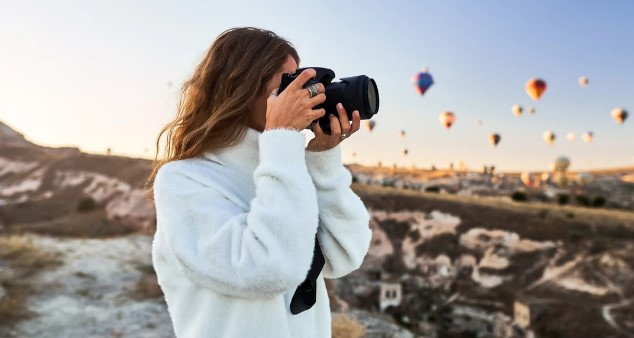
#> input picture Input/taking_picture.jpg, 634 x 338 px
$ python Edge_Detection.py
#> lines starting #> are read from the running program, lines starting #| are printed output that depends on the picture
"""
Following is black and white Lena image.

1. Compare the Edge detection performances with Sobel, Robert, Prewitt, LOG operators:
2. Describe their characteristic differences based on your simulation results
"""

# 필요한 라이브러리 및 모듈 import
from PIL import Image
import numpy as np
import matplotlib.pyplot as plt
from typing import Union

import cv2

# 이미지를 열고 흑백으로 변환
img = Image.open('Input/taking_picture.jpg').convert('L')
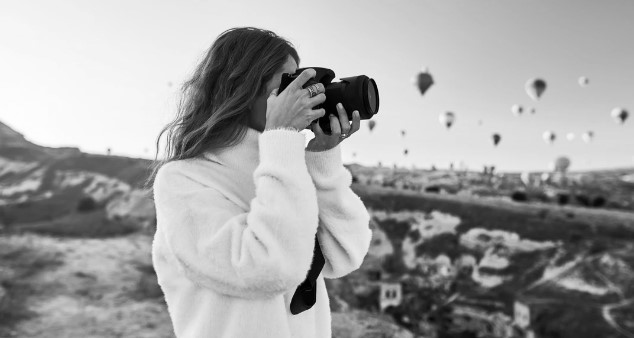
#> img: PIL image 634x338 L; min 0, max 254, mean 161.9
img = np.array(img)

# roberts_1 = np.array([[ 1, 0],
#                       [ 0,-1]])

# roberts_2 = np.array([[ 0, 1],
#                       [-1, 0]])
# prewitt_x = np.array([[-1, 0, 1],
#                       [-1, 0, 1],
#                       [-1, 0, 1]])

# prewitt_y = np.array([[ 1, 1, 1],
#                       [ 0, 0, 0],
#                       [-1,-1,-1]])

gaussian = np.array([[0.075, 0.124, 0.075],
                    [0.124, 0.204, 0.124],
                    [0.075, 0.124, 0.075]])


sobel_x = np.array([[-1, 0, 1],
                    [-2, 0, 2],
                    [-1, 0, 1]])

sobel_y = np.array([[ 1, 2, 1],
                    [ 0, 0, 0],
                    [-1,-2,-1]])

LoG_3_1 = np.array([[ 0,-1, 0],
                    [-1, 4,-1],
                    [ 0,-1, 0]])

LoG_3_2 = np.array([[-1,-1,-1],
                    [-1, 8,-1],
                    [-1,-1,-1]])

LoG_5 = np.array([[ 0, 0,-1, 0, 0],
                  [ 0,-1,-2,-1, 0],
                  [-1,-2,16,-2,-1],
                  [ 0,-1,-2,-1, 0],
                  [ 0, 0,-1, 0, 0]])

LoG_9 = np.array([[ 0, 1, 1,  2,  2,  2, 1, 1, 0],
                  [ 1, 2, 4,  5,  5,  5, 4, 2, 1],
                  [ 1, 4, 5,  3,  0,  3, 5, 4, 1],
                  [ 2, 5, 3,-12,-24,-12, 3, 5, 2],
                  [ 2, 5, 0,-24,-40,-24, 0, 5, 2],
                  [ 2, 5, 3,-12,-24,-12, 3, 5, 2],
                  [ 1, 4, 5,  3,  0,  3, 5, 4, 1],
                  [ 1, 2, 4,  5,  5,  5, 4, 2, 1],
                  [ 0, 1, 1,  2,  2,  2, 1, 1, 0]])


# edge detection 결과
# [52 lines left out: functions show, edge_detection, not called in this run]


# [14 lines of commented-out code are left out]

def gaussian_filter(filter_size, sigma):
    # get numpy array with identical values in both directions (axis)
    y, x = np.ogrid[-filter_size:filter_size+1, -filter_size:filter_size+1]

    # get 3 x 3 matrix based on x and y, then use equation shown to compute filter
    filter_ = np.exp(-(x**2 + y**2) / (2 * sigma**2)) / (2 * np.pi * sigma**2)

    # comment out if you want to see what is going on.
    print(f'x looks: {x}\n y looks: \n{y}\n')
    print('x**2 looks: {0}\n y**2 looks: \n{1}\n'.format(x**2, y**2))
    print('By the property of numpy array, x**2 + y**2 is: \n{}'.format(x**2 + y**2))

    return filter_


# double derivative kernels
# [44 lines left out: functions laplacian_filter, laplacian_edge_detection, not called in this run]

#laplacian_img = laplacian_edge_detection(image_mug, 'laplacian', 20)
#plot_image(laplacian_img, 'Laplacian edged image')

a = gaussian_filter(1,1)
print(a)

#edge_detection(img, LoG_5, np.zeros_like(LoG_5), threshold=400)

$ run again, with Input/cat.jpg copied over Input/taking_picture.jpg
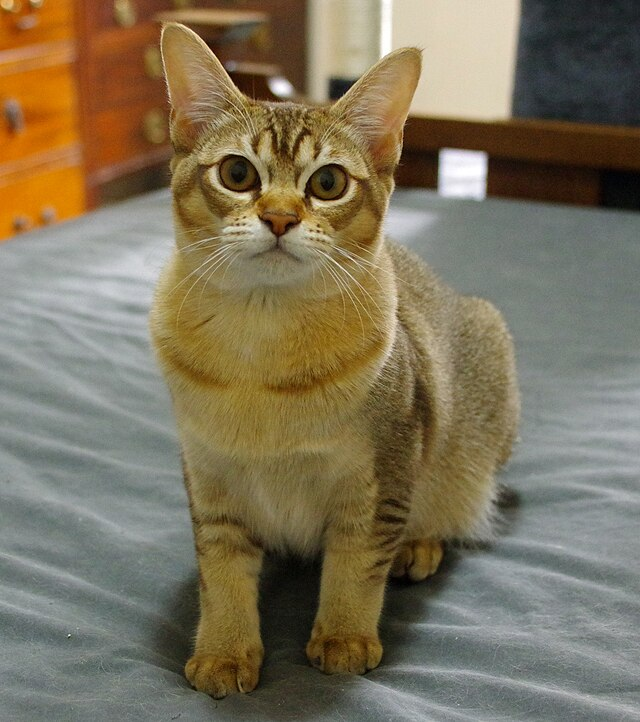
#> input picture Input/cat.jpg, 640 x 722 px
#> `img = Image.open('Input/taking_picture.jpg').convert('L')`:
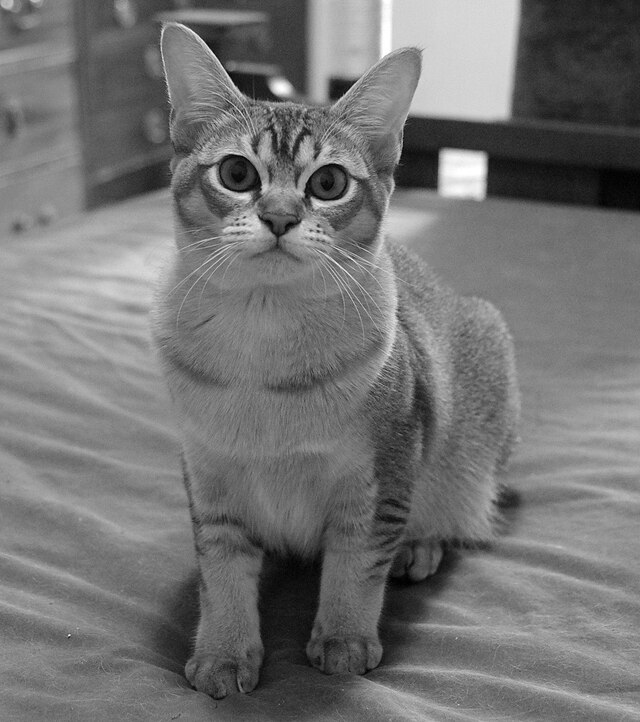
#> img: PIL image 640x722 L; min 0, max 255, mean 115.4
